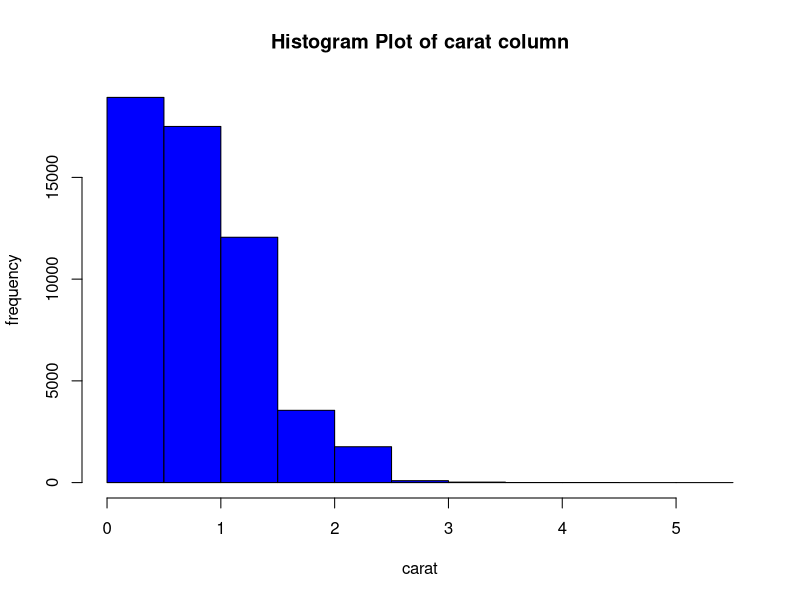
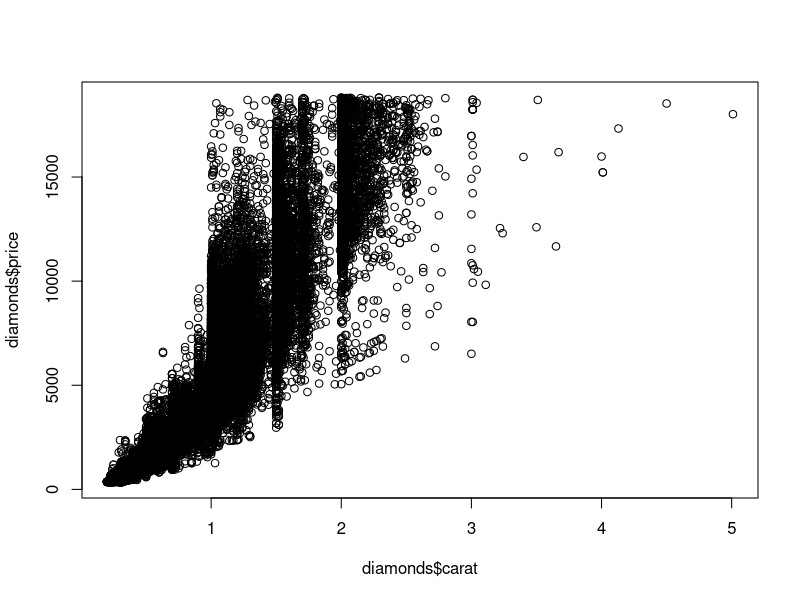
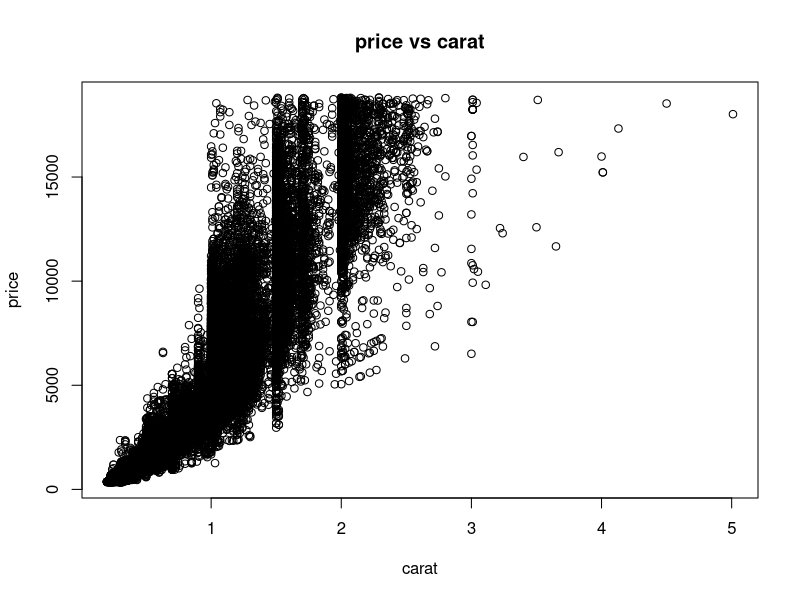
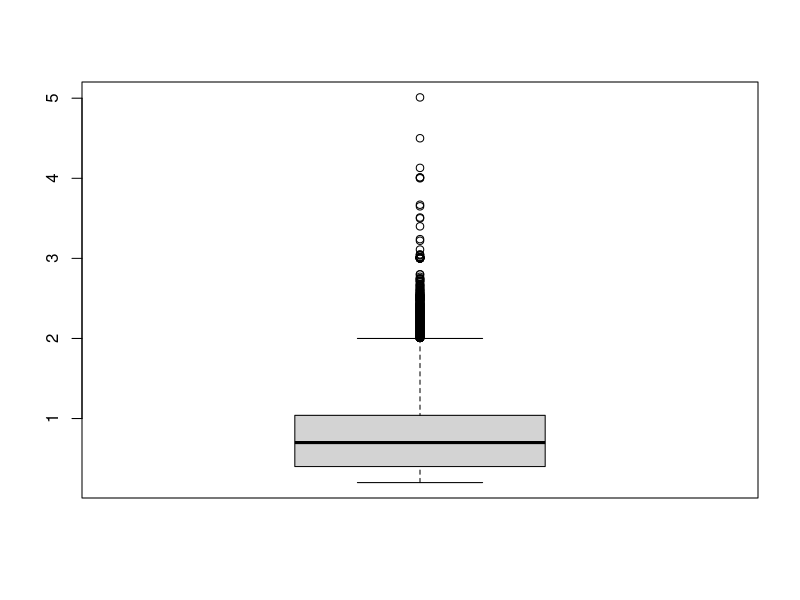
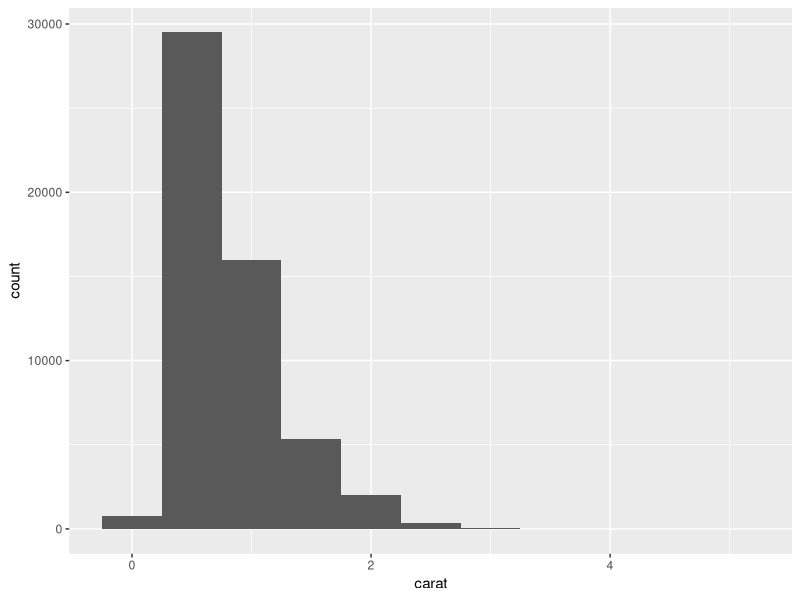
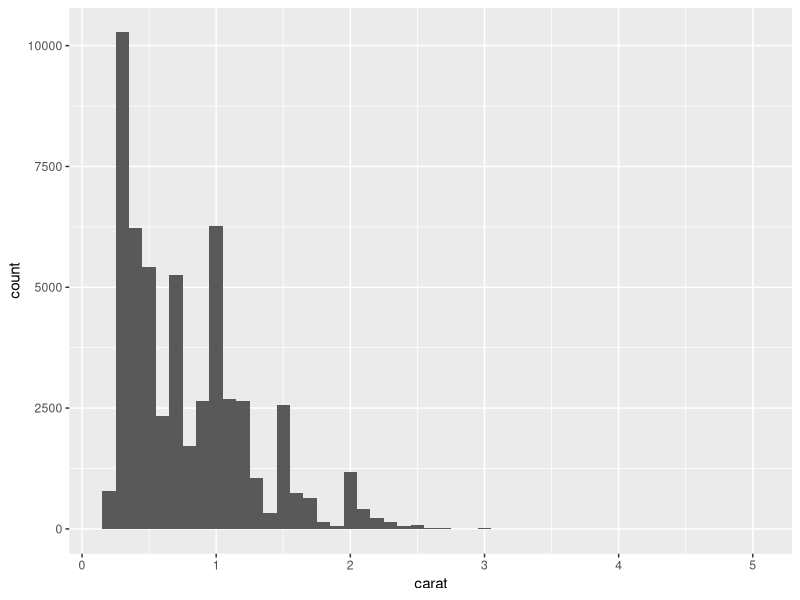
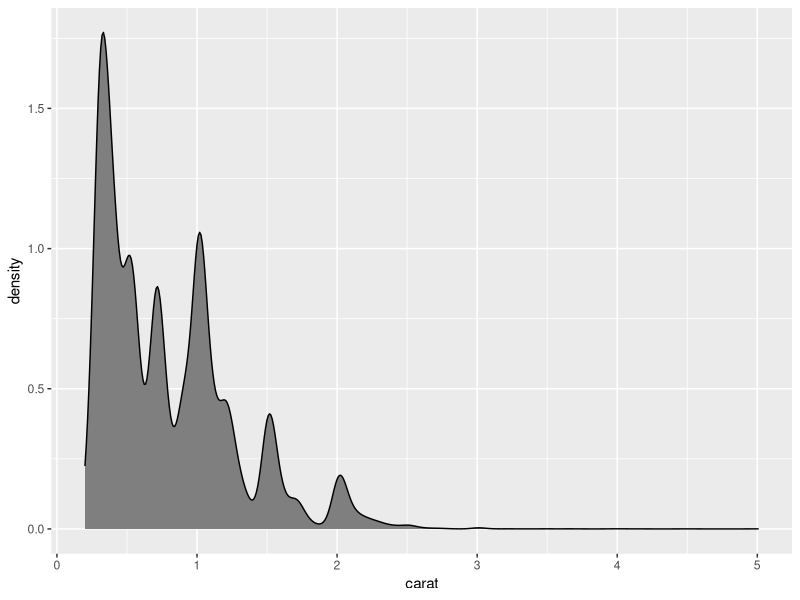
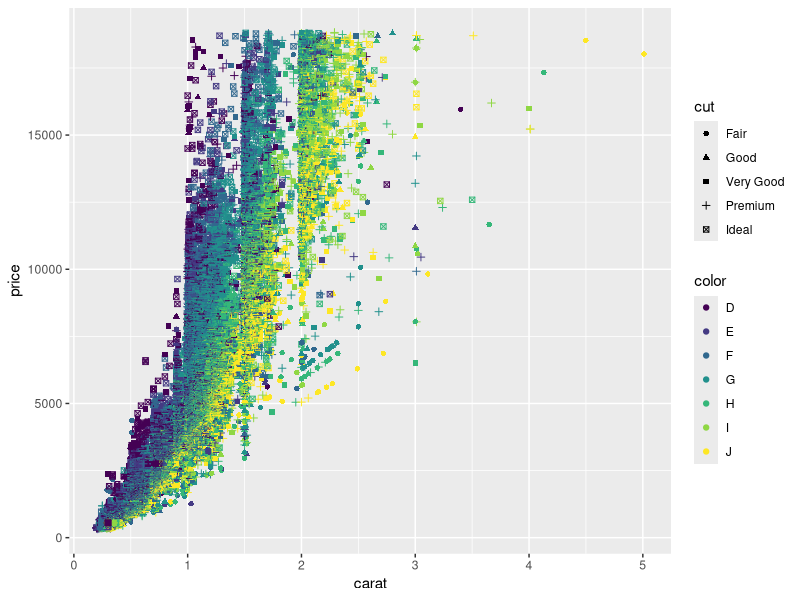

Write R code to recreate these figures, in order.
#####################################
#Statistical graphs with ggplot2
#author : Z.B.Celik
#Date   : 06/23/2014
#####################################
require (ggplot2)
data(diamonds)
diamonds
#basics of our data
head(diamonds)
NCOL(diamonds)
NROW(diamonds)
class(diamonds)

#1 Histogram
hist(diamonds$carat, xlab = "carat", col = "blue", main = "Histogram Plot of carat column", ylab="frequency")

#2 Scatter Plot
plot( diamonds$carat, diamonds$price) 
plot (price ~ carat, data=diamonds, main="price vs carat")

#3-boxplot
boxplot(diamonds$carat)

#More about ggplot2
#ggplot(data) + geom_point(aes(x,y))

#4-density plot
ggplot(data=diamonds) + geom_histogram(aes(x=carat), binwidth=0.5)
ggplot(data=diamonds) + geom_histogram(aes(x=carat), binwidth=0.1, main="carat histogram", xlab="x")
#density 1d kernel density estimate
ggplot(data=diamonds) + geom_density(aes(x=carat), fill="grey50")

#5 scatter plots with ggplot
ggplot(data=diamonds) + geom_point(aes(x=carat,y=price))+ aes(color=color) + aes(shape=cut)
ggplot(diamonds, aes(y=price, x=carat))+geom_point()

#6 boxplots with ggplot
ggplot(data=diamonds) + geom_boxplot(aes(y=carat,x=1))
#or we can write
ggplot(diamonds, aes(y=carat,x=1)) + geom_boxplot()
ggplot(diamonds,aes(y=carat,x=cut)) + geom_boxplot()
#in order to not to write over and over for more than one graph in same figure
g <- ggplot(diamonds, aes(y=carat,x=cut))
g + geom_violin() + geom_point()
#we may need to add some jitter
g + geom_jitter() + geom_violin()

#7 line plots
head(economics)
NCOL(economics)
NROW(economics)
ggplot(economics, aes(x=date,y=pop))+geom_line()
#how can we get the year and month from date
require(lubridate)
economics$year <- year(economics$date)
economics$month <- month(economics$date)
head(economics,n = 10)
#two new columns are added as year and month
#now find the year that are greater than 2000
econ2000 <- economics[which(economics$year>2000), ]
nrow(econ2000)
head (econ2000)
#make the months as Jan, Feb etc.
econ2000$month <- month(econ2000$date, label=TRUE)
head(econ2000)

#getting more interpretation with facet_wrap() and facet_grid()
g<- ggplot(data=diamonds, aes(x=carat, y=price)) 
g+geom_point(aes(color=color)) + facet_wrap(~cut)

g + geom_point(aes(color=color)) + facet_grid(cut~clarity)

ggplot(data=diamonds, aes(x=carat)) + geom_histogram(aes(color=color))+facet_wrap(~color)+
    scale_color_discrete() +
    scale_fill_discrete() 

#controlling colors
ggplot(data=diamonds, aes(x=carat,y=price, color=color, shape=cut, size=depth)) + geom_point()

#Adding themes to graphs

